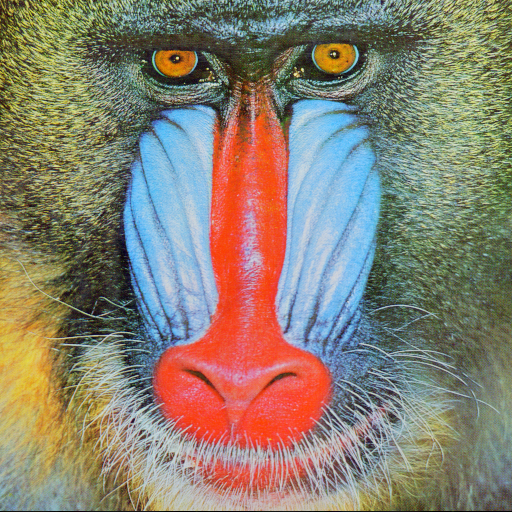
#> input picture AB1-Pratica/baboon.png, 512 x 512 px
$ python main.py
#> lines starting #> are read from the running program, lines starting #| are printed output that depends on the picture; after the words box and inside, x2 and y2 are one past the last pixel; in counts of white or black regions, pixels touching at a corner belong together
import os

import numpy as np
import requests
import cv2


q1a_img_url = "https://raw.githubusercontent.com/tfvieira/digital-image-processing/main/img/baboon.png"
q1a_img_path = "baboon.png"

q1b_img_url = "https://raw.githubusercontent.com/tfvieira/digital-image-processing/main/img/spectrum.tif"
q1b_img_path = "spectrum.tiff"


# Procedimento para baixar e salvar a imagem caso ela não esteja presente no diretório atual.
def download_image(url, save_path):
    if not os.path.exists(save_path):
        print('Obtendo arquivo de', url)
        response = requests.get(url)
        if response.status_code == 200:
            with open(save_path, 'wb') as file:
                file.write(response.content)
            print('Arquivo baixado e salvo em', save_path)
        else:
            raise Exception(f'ERRO: Problema ao baixar imagem:\n{response.status_code}')
    else:
        print('Arquivo já está presente em', save_path)


# Envelope com mensagem de erro caso o arquivo não exista.
def load_image(filepath, mode=cv2.IMREAD_COLOR):
#> called with filepath = 'baboon.png', mode = 0
    if os.path.exists(filepath):
        return cv2.imread(filepath, mode)
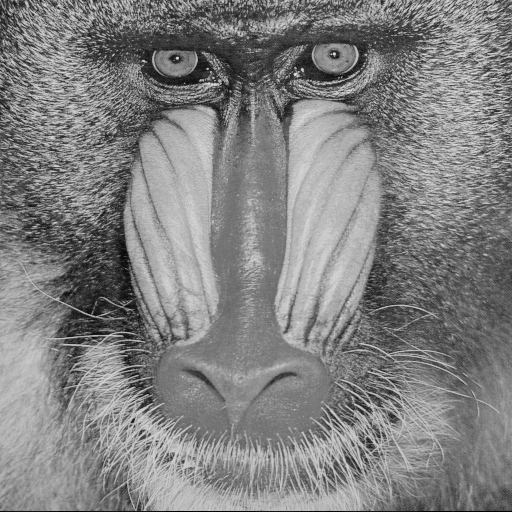
#> returned value: shape (512, 512); min 0, max 230, mean 129.1
    else:
        raise Exception(f'Arquivo não encontrado em {filepath}')


# Envelope pra mascaras
def mask_img(image, mask):
    return cv2.bitwise_and(image, mask)


if __name__ == "__main__":


    # Q1 - Inicio

    download_image(q1a_img_url, q1a_img_path)
    q1_img = load_image(q1a_img_path, cv2.IMREAD_GRAYSCALE)
    print("Resolução espacial: ", q1_img.shape)
#| Resolução espacial:  (512, 512)
    print("Profundidade:", type(q1_img[0][0]), ", é um inteiro de 8 bits.")  # <class 'numpy.uint8'> Nos dá 8 bits de profundidade.
#| Profundidade: <class 'numpy.uint8'> , é um inteiro de 8 bits.
    cv2.imshow("Q1 Img", q1_img)

    # Q1 a) Rotação em 45º
    center_x, center_y = q1_img.shape[1] // 2, q1_img.shape[0] // 2
#> center_x = 256; center_y = 256
    angle = 45
    rotation_matrix = cv2.getRotationMatrix2D((center_x, center_y), angle, 1.0)
    q1_img_rot = cv2.warpAffine(q1_img, rotation_matrix, (q1_img.shape[1], q1_img.shape[0]))
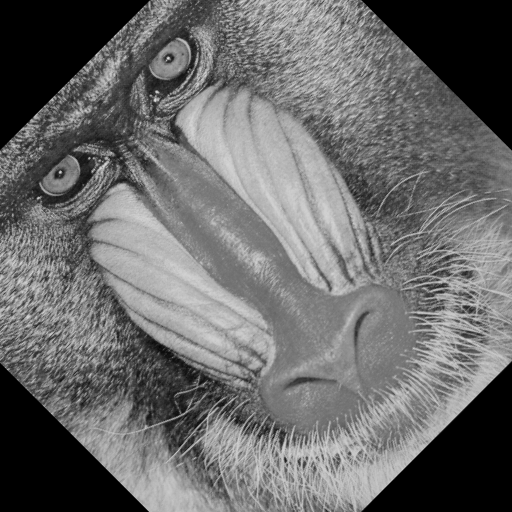
#> q1_img_rot: shape (512, 512); min 0, max 222, mean 106.7
    q1_circle = np.zeros(q1_img.shape, dtype=np.uint8)
    cv2.circle(q1_circle, (256, 256), 100, (255), 200)
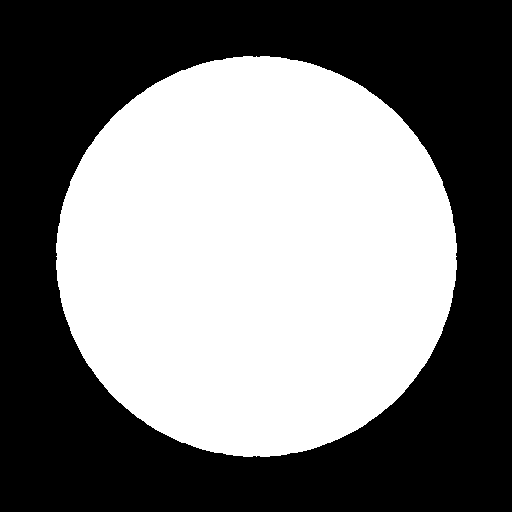
#> q1_circle: shape (512, 512); 48.1% white; 1 white region, box (x1, y1, x2, y2) and area: (56, 56, 457, 457) 126015
    q1_img_rot = mask_img(q1_img_rot, q1_circle)
#> in mask_img, `return cv2.bitwise_and(image, mask)`:
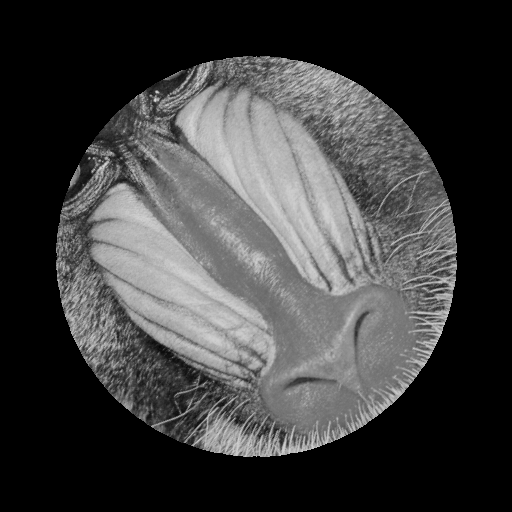
#> returned value: shape (512, 512); min 0, max 222, mean 62.5
    cv2.imshow("Q1 Img Rot", q1_img_rot)

    # Q1 b) Transformação logaritmica
    download_image(q1b_img_url, q1b_img_path)
    q1b_img = load_image(q1b_img_path, cv2.IMREAD_GRAYSCALE)
#> call 2 of load_image, with filepath = 'spectrum.tiff', mode = 0
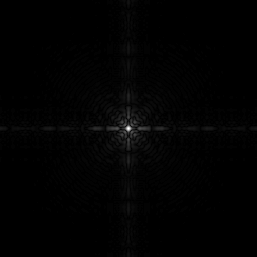
#> input picture AB1-Pratica/spectrum.tiff, 257 x 257 px
#> in load_image, returned value is the input picture: shape (257, 257); min 0, max 255, mean 2.1
    cv2.imshow("Q1 Spectrum", q1b_img)

    # Normalizar a imagem para valores entre 0 e 1
    img_spec_norm = q1b_img / 255.0

    # Aplicar a transformação logarítmica
    c = 1
    img_spec_log = c * np.log1p(img_spec_norm)
    img_spec_log = cv2.normalize(img_spec_log, None, 0, 255, cv2.NORM_MINMAX)
    img_spec_log = np.uint8(img_spec_log)
    cv2.imshow("Q1 Spectrum Log", img_spec_log)

    cv2.waitKey(0)
    cv2.destroyAllWindows()
